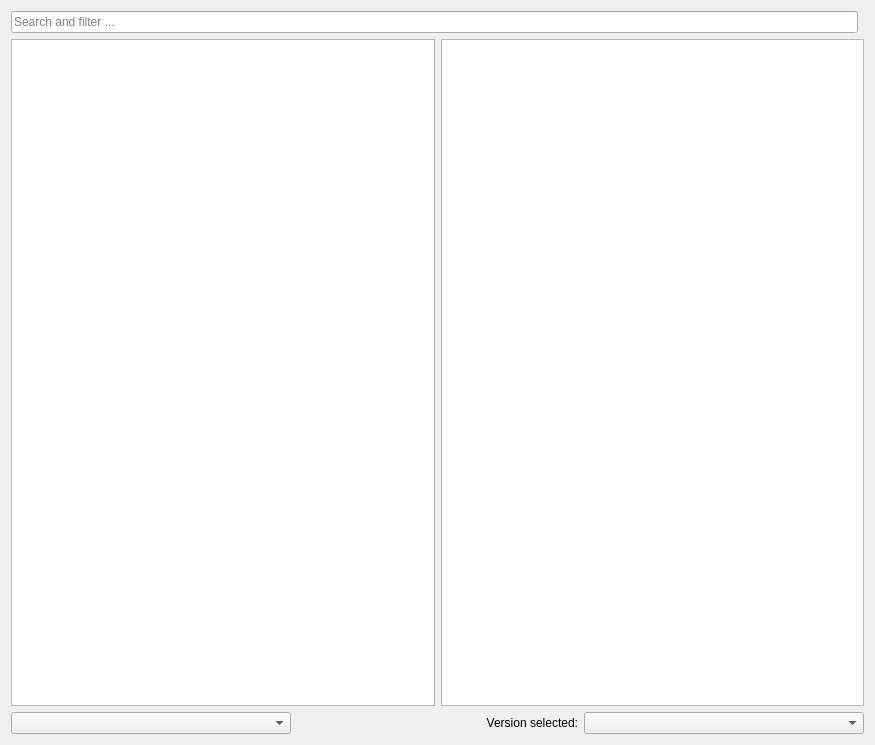
<?xml version="1.0" encoding="UTF-8"?>
<ui version="4.0">
 <class>FtbPage</class>
 <widget class="QWidget" name="FtbPage">
  <property name="geometry">
   <rect>
    <x>0</x>
    <y>0</y>
    <width>875</width>
    <height>745</height>
   </rect>
  </property>
  <layout class="QGridLayout" name="gridLayout">
   <item row="2" column="0" colspan="2">
    <layout class="QGridLayout" name="gridLayout_4" columnstretch="0,0,0" rowminimumheight="0" columnminimumwidth="0,0,0">
     <item row="0" column="2">
      <widget class="QComboBox" name="versionSelectionBox"/>
     </item>
     <item row="0" column="1">
      <widget class="QLabel" name="label">
       <property name="text">
        <string>Version selected:</string>
       </property>
       <property name="alignment">
        <set>Qt::AlignRight|Qt::AlignTrailing|Qt::AlignVCenter</set>
       </property>
      </widget>
     </item>
     <item row="0" column="0">
      <widget class="QComboBox" name="sortByBox"/>
     </item>
    </layout>
   </item>
   <item row="0" column="0">
    <widget class="QLineEdit" name="searchEdit">
     <property name="placeholderText">
      <string>Search and filter ...</string>
     </property>
     <property name="clearButtonEnabled">
      <bool>true</bool>
     </property>
    </widget>
   </item>
   <item row="1" column="0" colspan="2">
    <layout class="QGridLayout" name="gridLayout_3">
     <item row="0" column="0">
      <widget class="QTreeView" name="packView">
       <property name="alternatingRowColors">
        <bool>true</bool>
       </property>
       <property name="iconSize">
        <size>
         <width>48</width>
         <height>48</height>
        </size>
       </property>
      </widget>
     </item>
     <item row="0" column="1">
      <widget class="QTextBrowser" name="packDescription">
       <property name="openExternalLinks">
        <bool>true</bool>
       </property>
       <property name="openLinks">
        <bool>true</bool>
       </property>
      </widget>
     </item>
    </layout>
   </item>
  </layout>
 </widget>
 <tabstops>
  <tabstop>searchEdit</tabstop>
  <tabstop>versionSelectionBox</tabstop>
 </tabstops>
 <resources/>
 <connections/>
</ui>
